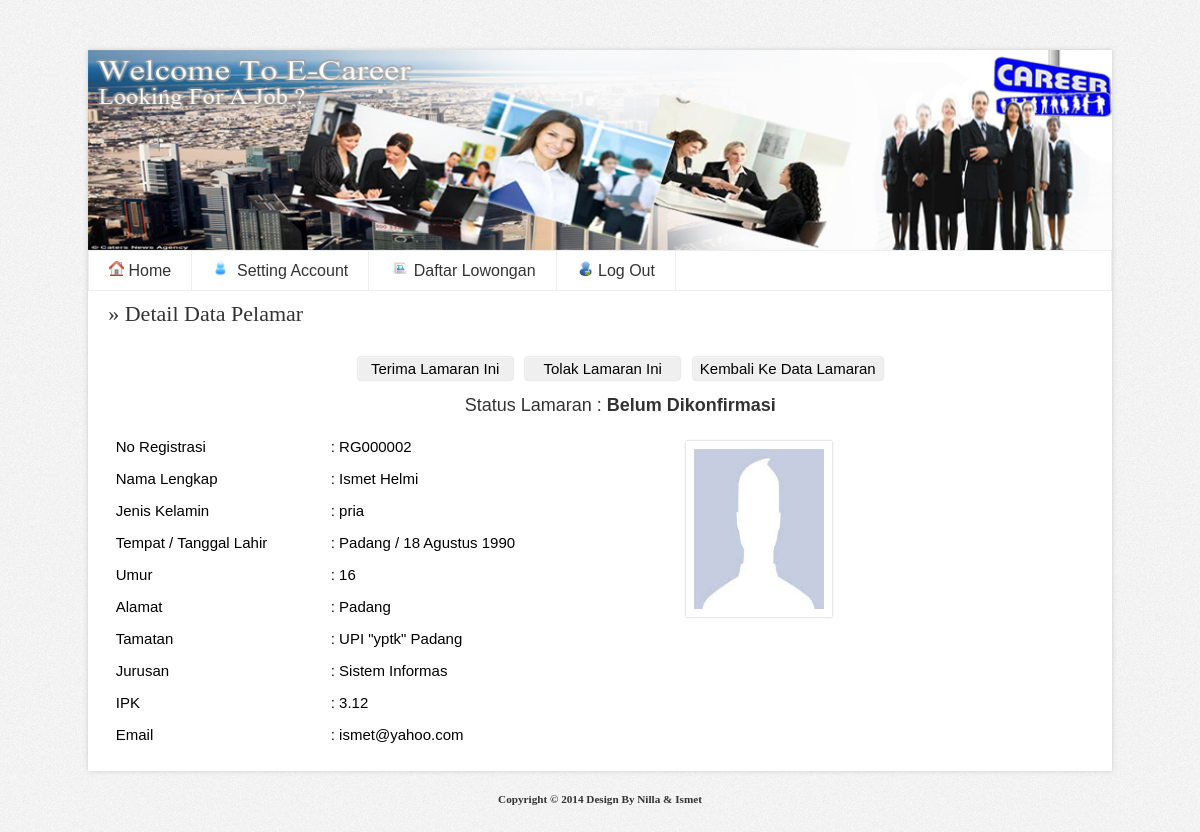
Screenshot of /admin/media.php?module=proses_lamaran&id=15 (signed in) with the database file from the repository.
### tables this page shows
CREATE TABLE IF NOT EXISTS `lamaran` (
  `id_lamaran` int(10) NOT NULL AUTO_INCREMENT,
  `id_perusahaan` varchar(10) NOT NULL,
  `id_registrasi` varchar(10) NOT NULL,
  `id_lowongan` varchar(10) NOT NULL,
  `tgl_lamaran` date NOT NULL,
  `status` varchar(20) NOT NULL DEFAULT 'Belum Dikonfirmasi',
  PRIMARY KEY (`id_lamaran`)
);

CREATE TABLE IF NOT EXISTS `registrasi` (
  `id_registrasi` varchar(8) NOT NULL,
  `nama_lengkap` varchar(25) NOT NULL,
  `jk` varchar(15) NOT NULL,
  `tmp_lahir` varchar(25) NOT NULL,
  `tgl_lahir` date NOT NULL,
  `umur` varchar(10) NOT NULL,
  `alamat` varchar(25) NOT NULL,
  `tamatan` varchar(25) NOT NULL,
  `jurusan` varchar(15) NOT NULL,
  `ipk` float NOT NULL,
  `lampiran` varchar(50) NOT NULL,
  `email` varchar(50) NOT NULL,
  `password` varchar(100) NOT NULL,
  `foto` varchar(100) NOT NULL,
  PRIMARY KEY (`id_registrasi`)
);

### config/fungsi_indotgl.php (called while the page is built, shortened)
<?php
	function tgl_indo($tgl){
			$tanggal = substr($tgl,8,2);
			$bulan = getBulan(substr($tgl,5,2));
			$tahun = substr($tgl,0,4);
			return $tanggal.' '.$bulan.' '.$tahun;
	}
	function getBulan($bln){
				switch ($bln){
					case 8:
						return "Agustus";
						break;
				}
			}
?>

### admin/modul/proses_lamaran.php (the view, shortened to what this page needs)
<?
$sql=mysql_query("SELECT * FROM lowongan,perusahaan,lamaran,registrasi where lamaran.id_lowongan=lowongan.id_lowongan
	and registrasi.id_registrasi=lamaran.id_registrasi
	and lowongan.id_perusahaan=perusahaan.id_perusahaan
	and perusahaan.id_perusahaan='$_SESSION[id_perusahaan]' and lamaran.id_lowongan='$_GET[id]'");
$r=mysql_fetch_array($sql);
$tgl=tgl_indo($r[tgl_lahir]);
?>
<div class="content_title_01">&#187; Detail Data Pelamar</div>
<div class='view'>
<table class='view' width='80%'>
<center>
<a  onclick="return confirm('Anda yakin terima data pelamar ini, konfirmasi penerimaan akan dikirim ke email pelamar ?');" href='?module=proses_lamaran&terima=ok&id=<?echo$_GET[id];?>&idp=<?echo$r[id_perusahaan];?>&idr=<?echo$r[id_registrasi];?>' ><button style='width:155px;text-align:center;' class='tombol'> Terima Lamaran Ini</button></a>
<a  onclick="return confirm('Anda yakin tolak data pelamar ini ?');"  href='?module=proses_lamaran&tolak=ok&id=<?echo$_GET[id];?>&idp=<?echo$r[id_perusahaan];?>&idr=<?echo$r[id_registrasi];?>'><button style='width:155px;text-align:center;' class='tombol'> Tolak Lamaran Ini</button></a>
<a href='?module=preview_pelamar&id=<?echo$_GET[id];?>' ><button style='width:190px;text-align:center;' class='tombol'> Kembali Ke Data Lamaran</button></a>
<h2> Status Lamaran : <b><?echo $r[status];?></b></h2>
</center>
<?
if(!empty($r[foto])){
echo"<div class='foto'><img src='../foto_calon/$r[foto]' width='130' height='160'></div>";
}else{
echo"<div class='foto'><img src='images/nofoto.jpg' width='130' height='160'></div>";
}
?>
<tr><td width='200'> No Registrasi</td><td>: <?echo$r[id_registrasi];?></td></tr>
<tr><td> Nama Lengkap</td><td>: <?echo $r[nama_lengkap];?></td></tr>
<tr><td>Jenis Kelamin </td><td>: <?echo $r[jk];?></td></tr>
<tr><td> Tempat / Tanggal Lahir </td><td>: <?echo $r[tmp_lahir];?> / <?echo $tgl;?></td></tr>
<tr><td> Umur</td><td>: <?echo$r[umur];?></td></tr>
<tr><td> Alamat</td><td>: <?echo $r[alamat];?></td></tr>
<tr><td> Tamatan</td><td>: <?echo $r[tamatan];?></td></tr>
<tr><td> Jurusan</td><td>: <?echo $r[jurusan];?></td></tr>
<tr><td> IPK </td><td>: <?echo $r[ipk];?></td></tr>
<tr><td> Email</td><td>: <?echo $r[email];?></td></tr>
</table>
</div>

### admin/media.php (shortened to what this page needs)
<?php
if (empty($_SESSION[namauser]) AND empty($_SESSION[passuser])){
  echo "<link href='../config/adminstyle.css' rel='stylesheet' type='text/css'>
 <center>Untuk mengakses modul, Anda harus login <br>";
  echo "<a href=../><b>LOGIN</b></a></center>";
}
else{
?>
<html>
<head>
<link href="../config/adminstyle.css" rel="stylesheet" type="text/css" />
<link href="../style/nav.css" rel="stylesheet" type="text/css" />
</head>
<body>
<div id="main">
<img src="images/header.jpg" width="1024" height="200">
<nav id="topNav">
        	<ul>
			<?
			if($_SESSION[leveluser]=='admin'){
			?>
              <li><a href="?module=home" ><img src="images/home.png" width='15' height='15' > Home</a></li>
              <li><a href="?module=user" ><img src="images/user.ico" width='15' height='15' > &nbsp;Setting User</a> </li>
              <li><a href="?module=hubungi" title="">&nbsp;&nbsp;&nbsp;<img src="images/contact.png" width='15' height='15' > &nbsp;Contact</a></li>
              <li><a href="?module=pendaftaran"><img src="images/daftar.png" width='15' height='15' > Data Pendaftaran</a></li>
              <li><a href="?module=perusahaan"><img src="images/daftar.png" width='15' height='15' > Data Perusahaan</a></li>
			  <li><a href="?module=lowongan"><img src="images/lowongan.png" width='19' height='15' >  Lowongan</a></li>
			  <li><a href="logout.php" class="last"><img src="images/logout.png" width='16' height='15' > Log Out</a></li>
			  <?
			  }else{
			  ?>
			  <li><a href="?module=home" ><img src="images/home.png" width='15' height='15' > Home</a></li>
              <li><a href="?module=acount" ><img src="images/user.ico" width='15' height='15' > &nbsp;Setting Account</a> </li>
			  <li><a href="?module=lowongan_perusahaan"><img src="images/lowongan.png" width='19' height='15' > Daftar Lowongan</a></li>
			  <li><a href="logout.php" class="last"><img src="images/logout.png" width='16' height='15' > Log Out</a></li>
			  <?
			  }
			  ?>
			</ul>
    </nav>
  <div id="content">
		<?php include "content.php"; ?>
  </div>
</div>
<div id="footer">
<br><center>Copyright &copy; <a href="../">2014 Design By Nilla & Ismet</a></center><br>
		</div>
</body>
</html>
<?php
}
?>

### admin/content.php (shortened to what this page needs)
<?php
include "../config/fungsi_indotgl.php";
if ($_GET[module]=='home'){
  echo "<h2>Selamat Datang</h2>
          <p>Hai <b>$_SESSION[namauser]</b>, silahkan klik menu pilihan yang berada
          di sebelah kiri untuk mengelola content website. </p>
          <p>&nbsp;</p>
          <p>&nbsp;</p>
          <p align=1>Login Hari ini: ";
  echo tgl_indo(date("Y m d"));
  echo " | ";
  echo date("H:i:s");
  echo "</p>";
}
elseif ($_GET[module]=='user'){
  include "modul/mod_user.php";
}
elseif ($_GET[module]=='lowongan'){
  include "modul/mod_lowongan.php";
}
elseif ($_GET[module]=='lowongan_perusahaan'){
  include "modul/mod_lowongan_perusahaan.php";
}
elseif ($_GET[module]=='preview_pelamar'){
  include "modul/mod_preview_lamaran.php";
}
elseif ($_GET[module]=='proses_lamaran'){
  include "modul/proses_lamaran.php";
}
elseif ($_GET[module]=='pendaftaran'){
  include "modul/mod_pendaftaran.php";
}
elseif ($_GET[module]=='view_registrasi'){
  include "modul/view_registrasi.php";
}
elseif ($_GET[module]=='perusahaan'){
  include "modul/mod_perusahaan/mod_daftar_perusahaan.php";
}
elseif ($_GET[module]=='add_perusahaan'){
  include "modul/mod_perusahaan/mod_add_perusahaan.php";
}
elseif ($_GET[module]=='mod_update_perusahaan'){
  include "modul/mod_perusahaan/mod_update_perusahaan.php";
}
elseif ($_GET[module]=='acount'){
  include "modul/mod_perusahaan/mod_update_perusahaan_level_perusahaan.php";
}
elseif ($_GET[module]=='pengumuman'){
  include "modul/mod_pengumuman.php";
}
elseif ($_GET[module]=='profinsi'){
  include "modul/mod_profinsi.php";
}
elseif ($_GET[module]=='hubungi'){
  include "modul/mod_hubungi.php";
}
else{
  echo "<p><b>MODUL BELUM ADA</b></p>";
}
?>

### config/adminstyle.css (style rules this page uses)
body { font-family: Tahoma; text-align: center; background-image: url(../images/main.gif); }
#main { position: relative; background:white; background-repeat: no-repeat; margin-right: auto; margin-left: auto; width:1024px; padding-top: 0px; margin-top: 50px; text-align: left; min-height:450px; box-shadow: 0px 0px 5px #ccc; }
#content { margin-top: 0px; margin-left: 1%; margin-right: 2%; padding: 10px 10px 10px 10px; width:100%; }
a:link,a:visited { color:#333; text-decoration:none; }
h2 { font: normal 120% arial; color: #333; background-color: transparent; }
table { font-family: Tahoma; font-size: 8pt; border-width: 1px; border-style: solid; border-color: #999999; border-collapse: collapse; margin: 10px 0px; }
td { padding: 0.5em; vertical-align: top; border-width: 1px; border-style: solid; border-color: #eee; border-collapse: collapse; }
button { border:0px solid white; margin: 0px; width:90px; padding:3px; text-align: left; text-decoration: none; text-shadow: 1px 1px 1px rgba(255,255,255,.22); font-size:15px; -webkit-border-radius: 3px; -moz-border-radius: 3px; border-radius: 3px; -webkit-box-shadow: 0px 0px 2px rgba(0,0,0,.29), inset 1px 1px 1px rgba(255,255,255,.44); -moz-box-shadow: 0px 0px 2px rgba(0,0,0,.29), inset 1px 1px 1px rgba(255,255,255,.44); box-shadow: 0px 0px 2px rgba(0,0,0,.29), inset 1px 1px 1px rgba(255,255,255,.44); -webkit-transition: all 0.15s ease; -moz-transition: all 0.15s ease; -o-transition: all 0.15s ease; -ms-transition: all 0.15s ease; transition: all 0.15s ease; background-image: -moz-linear-gradient(0% 20px 90deg,#eee,white); cursor:pointer; }
#footer { margin:0 auto; width: 1010px; padding: 10px; text-align:center; font-size: 70%; color: #333; font-weight:bold; }
.content_title_01 { font-size: 22px; color: #333; padding-bottom: 10px; margin-bottom: 20px; }
.foto { float:right; margin-right:300px; margin-top:10px; margin-bottom:-260px; padding:8px; background:white; -webkit-box-shadow: 0px 0px 2px rgba(0,0,0,.29), inset 1px 1px 1px rgba(255,255,255,.44); -moz-box-shadow: 0px 0px 2px rgba(0,0,0,.29), inset 1px 1px 1px rgba(255,255,255,.44); box-shadow: 0px 0px 2px rgba(0,0,0,.29), inset 1px 1px 1px rgba(255,255,255,.44); }
.view { border:none; font:15px "arial"; }
.view td { border:none; }

### style/nav.css (style rules this page uses)
nav { display:block; margin:0 auto 0px; border:1px solid #eee; position:relative; background-image:-moz-linear-gradient(50% 50px 90deg, white, #eee); font:16px Tahoma, Sans-serif; }
nav ul { padding:0; margin:0; }
nav li { position:relative; float:left; list-style-type:none; }
nav ul:after { content:"."; display:block; height:0; clear:both; visibility:hidden; }
nav li a { display:block; padding:10px 20px; border-left:1px solid #fff; border-right:1px solid #eee; color:#333; text-decoration:none; }
nav li:first-child a { border-left:none; }

### rows the page displays
lamaran: status "Belum Dikonfirmasi", id_registrasi.id_registrasi "RG000002", id_registrasi.nama_lengkap "Ismet Helmi", id_registrasi.jk "pria", id_registrasi.tmp_lahir "Padang", id_registrasi.tgl_lahir "18 Agustus 1990", id_registrasi.umur "16", id_registrasi.alamat "Padang", id_registrasi.tamatan "UPI \"yptk\" Padang", id_registrasi.jurusan "Sistem Informas", id_registrasi.ipk "3.12", id_registrasi.email "ismet@yahoo.com"
